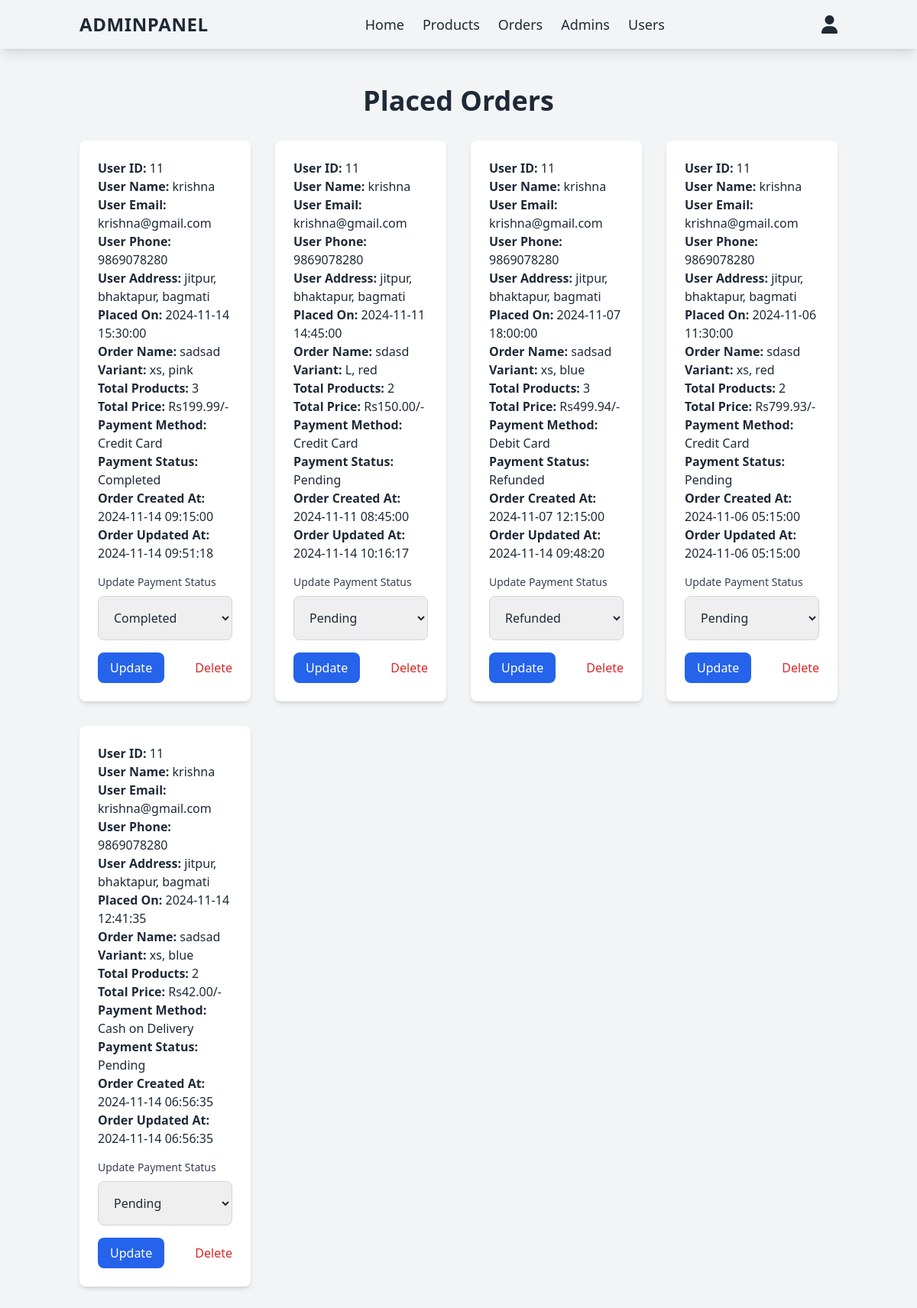
The page /admin/placed_orders.php (signed in) on the database its author committed.
### tables this page shows
CREATE TABLE `orders` (
  `id` int(11) NOT NULL,
  `user_id` int(11) NOT NULL,
  `product_id` int(11) NOT NULL,
  `variants_id` int(11) NOT NULL,
  `number` int(11) NOT NULL,
  `method` varchar(255) NOT NULL,
  `address` text NOT NULL,
  `total_price` decimal(10,2) NOT NULL,
  `placed_on` datetime DEFAULT current_timestamp(),
  `payment_status` enum('pending','paid','failed','refunded','completed') NOT NULL,
  `created_at` timestamp NOT NULL DEFAULT current_timestamp(),
  `updated_at` timestamp NOT NULL DEFAULT current_timestamp() ON UPDATE current_timestamp(),
  `name` varchar(255) DEFAULT NULL,
  `email` varchar(255) DEFAULT NULL,
  `total_products` int(11) NOT NULL DEFAULT 0
);

CREATE TABLE `users` (
  `id` int(100) NOT NULL,
  `name` varchar(20) NOT NULL,
  `email` varchar(50) NOT NULL,
  `number` varchar(10) NOT NULL,
  `password` varchar(50) NOT NULL,
  `address` varchar(500) NOT NULL,
  `created_at` timestamp NOT NULL DEFAULT current_timestamp(),
  `updated_at` timestamp NOT NULL DEFAULT current_timestamp() ON UPDATE current_timestamp()
);

CREATE TABLE `products` (
  `id` int(100) NOT NULL,
  `name` varchar(100) NOT NULL,
  `category` varchar(100) NOT NULL,
  `gender` enum('male','female','child') NOT NULL DEFAULT 'male',
  `stock_quantity` int(11) NOT NULL DEFAULT 0,
  `weight` decimal(10,2) NOT NULL DEFAULT 0.00,
  `slug` varchar(255) NOT NULL,
  `meta_description` text DEFAULT NULL,
  `seo_keywords` text DEFAULT NULL,
  `tags` text NOT NULL,
  `image` varchar(100) NOT NULL,
  `created_at` timestamp NOT NULL DEFAULT current_timestamp(),
  `updated_at` timestamp NOT NULL DEFAULT current_timestamp() ON UPDATE current_timestamp(),
  `popularity` int(11) DEFAULT 0
);

CREATE TABLE `product_variants` (
  `id` int(11) NOT NULL,
  `product_id` int(11) DEFAULT NULL,
  `size` varchar(50) DEFAULT NULL,
  `color` varchar(50) DEFAULT NULL,
  `price` decimal(10,2) DEFAULT NULL,
  `stock_quantity` int(11) DEFAULT NULL,
  `created_at` timestamp NOT NULL DEFAULT current_timestamp(),
  `updated_at` timestamp NOT NULL DEFAULT current_timestamp() ON UPDATE current_timestamp()
);

### admin/placed_orders.php (the view, shortened to what this page needs)
<?php
include '../components/connect.php';
?>
<!DOCTYPE html>
<html lang="en">
<head>
   <link rel="stylesheet" href="https://cdnjs.cloudflare.com/ajax/libs/font-awesome/6.1.1/css/all.min.css">
   <script src="https://cdn.tailwindcss.com"></script>
</head>
<body class="bg-gray-100 text-gray-800">
<?php include '../components/admin_header.php'; ?>
<section class="py-12">
   <div class="container mx-auto px-4">
      <h1 class="text-4xl font-semibold text-center mb-8">Placed Orders</h1>
      <div class="grid grid-cols-1 sm:grid-cols-2 md:grid-cols-3 lg:grid-cols-4 gap-8">
         <?php
         $select_orders = $conn->prepare("SELECT o.*, p.name AS product_name, pv.size, pv.color, u.name AS user_name, u.email AS user_email, u.number AS user_number, u.address AS user_address
                                         FROM `orders` o
                                         LEFT JOIN `products` p ON o.product_id = p.id
                                         LEFT JOIN `product_variants` pv ON o.variants_id = pv.id
                                         LEFT JOIN `users` u ON o.user_id = u.id");
         $select_orders->execute();
         if ($select_orders->rowCount() > 0) {
            while ($fetch_orders = $select_orders->fetch(PDO::FETCH_ASSOC)) {
         ?>
         <div class="bg-white p-6 rounded-lg shadow-md hover:shadow-xl transition duration-300">
            <p><strong>User ID:</strong> <span class="font-medium"><?= $fetch_orders['user_id']; ?></span></p>
            <p><strong>User Name:</strong> <span class="font-medium"><?= $fetch_orders['user_name']; ?></span></p>
            <p><strong>User Email:</strong> <span class="font-medium"><?= $fetch_orders['user_email']; ?></span></p>
            <p><strong>User Phone:</strong> <span class="font-medium"><?= $fetch_orders['user_number']; ?></span></p>
            <p><strong>User Address:</strong> <span class="font-medium"><?= $fetch_orders['user_address']; ?></span></p>
            <p><strong>Placed On:</strong> <span class="font-medium"><?= $fetch_orders['placed_on']; ?></span></p>
            <p><strong>Order Name:</strong> <span class="font-medium"><?= $fetch_orders['product_name']; ?></span></p>
            <p><strong>Variant:</strong> <span class="font-medium"><?= $fetch_orders['size']; ?>, <?= $fetch_orders['color']; ?></span></p>
            <p><strong>Total Products:</strong> <span class="font-medium"><?= $fetch_orders['total_products']; ?></span></p>
            <p><strong>Total Price:</strong> <span class="font-medium">Rs<?= $fetch_orders['total_price']; ?>/-</span></p>
            <p><strong>Payment Method:</strong> <span class="font-medium"><?= $fetch_orders['method']; ?></span></p>
            <p><strong>Payment Status:</strong> <span class="font-medium"><?= ucfirst($fetch_orders['payment_status']); ?></span></p>
            <p><strong>Order Created At:</strong> <span class="font-medium"><?= $fetch_orders['created_at']; ?></span></p>
            <p><strong>Order Updated At:</strong> <span class="font-medium"><?= $fetch_orders['updated_at']; ?></span></p>
            <form action="" method="POST" class="mt-4">
               <div class="mb-4">
                  <label for="payment_status" class="block text-sm font-medium text-gray-700">Update Payment Status</label>
                  <select name="payment_status" id="payment_status" class="w-full p-4 mt-2 border border-gray-300 rounded-lg focus:outline-none focus:ring-2 focus:ring-blue-500">
                     <option value="pending" <?= ($fetch_orders['payment_status'] == 'pending') ? 'selected' : ''; ?>>Pending</option>
                     <option value="completed" <?= ($fetch_orders['payment_status'] == 'completed') ? 'selected' : ''; ?>>Completed</option>
                     <option value="refunded" <?= ($fetch_orders['payment_status'] == 'refunded') ? 'selected' : ''; ?>>Refunded</option>
                  </select>
               </div>
               <div class="flex justify-between items-center">
                  <input type="submit" value="Update" name="update_payment" class="bg-blue-600 text-white py-2 px-4 rounded-lg hover:bg-blue-500 transition duration-300">
                  <a href="placed_orders.php?delete=<?= $fetch_orders['id']; ?>" class="text-red-600 hover:text-red-500" onclick="return confirm('Are you sure you want to delete this order?');">Delete</a>
               </div>
            </form>
         </div>
         <?php
            }
         } else {
            echo '<p class="col-span-full text-center text-gray-500">No orders placed yet!</p>';
         }
         ?>
      </div>
   </div>
</section>
</body>
</html>

### rows shown on the page
orders: user "11", user.name "krishna", user.email "krishna@gmail.com", user.number "9869078280", user.address "jitpur, bhaktapur, bagmati", placed_on "2024-11-14 15:30:00", product.name "sadsad", variants.size "xs", variants.color "pink", total_products "3", total_price "199.99", method "Credit Card", payment_status "Completed", created_at "2024-11-14 09:15:00", updated_at "2024-11-14 09:51:18"
orders: user "11", user.name "krishna", user.email "krishna@gmail.com", user.number "9869078280", user.address "jitpur, bhaktapur, bagmati", placed_on "2024-11-11 14:45:00", product.name "sdasd", variants.size "L", variants.color "red", total_products "2", total_price "150.00", method "Credit Card", payment_status "Pending", created_at "2024-11-11 08:45:00", updated_at "2024-11-14 10:16:17"
orders: user "11", user.name "krishna", user.email "krishna@gmail.com", user.number "9869078280", user.address "jitpur, bhaktapur, bagmati", placed_on "2024-11-07 18:00:00", product.name "sadsad", variants.size "xs", variants.color "blue", total_products "3", total_price "499.94", method "Debit Card", payment_status "Refunded", created_at "2024-11-07 12:15:00", updated_at "2024-11-14 09:48:20"
orders: user "11", user.name "krishna", user.email "krishna@gmail.com", user.number "9869078280", user.address "jitpur, bhaktapur, bagmati", placed_on "2024-11-06 11:30:00", product.name "sdasd", variants.size "xs", variants.color "red", total_products "2", total_price "799.93", method "Credit Card", payment_status "Pending", created_at "2024-11-06 05:15:00", updated_at "2024-11-06 05:15:00"
orders: user "11", user.name "krishna", user.email "krishna@gmail.com", user.number "9869078280", user.address "jitpur, bhaktapur, bagmati", placed_on "2024-11-14 12:41:35", product.name "sadsad", variants.size "xs", variants.color "blue", total_products "2", total_price "42.00", method "Cash on Delivery", payment_status "Pending", created_at "2024-11-14 06:56:35", updated_at "2024-11-14 06:56:35"
